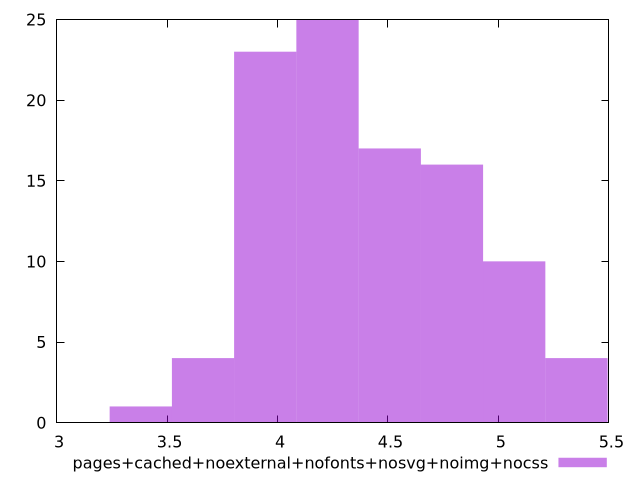

This figure's gnuplot source:
$_pagesCachedNoexternalNofontsNosvgNoimgNocss <<EOF
3.9444731218667104 23
4.78971736226672 16
5.071465442400056 10
4.226221202000047 25
4.507969282133383 17
5.353213522533393 4
3.662725041733374 4
3.3809769616000374 1
EOF
set key outside below
set terminal pngcairo
set output "report_00005_2020-11-02T22-26-11.212Z/network-server-latency/pages+cached+noexternal+nofonts+nosvg+noimg+nocss//raw_hist.png"
set yrange [0:25]
set boxwidth 0.28174808013333646
set style fill transparent solid 0.5 noborder
plot $_pagesCachedNoexternalNofontsNosvgNoimgNocss title "pages+cached+noexternal+nofonts+nosvg+noimg+nocss" with boxes ,
